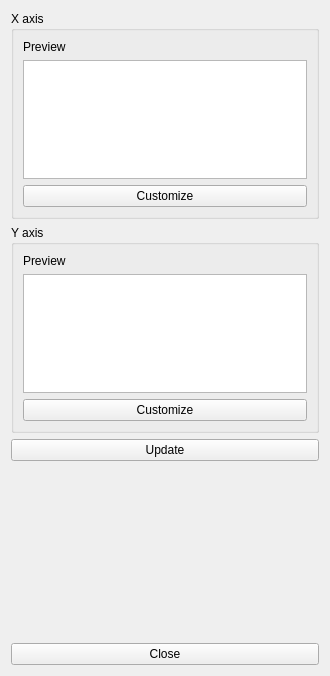
<?xml version="1.0" encoding="UTF-8"?>
<ui version="4.0">
 <class>jitter_plot_panel</class>
 <widget class="QWidget" name="jitter_plot_panel">
  <property name="geometry">
   <rect>
    <x>0</x>
    <y>0</y>
    <width>330</width>
    <height>676</height>
   </rect>
  </property>
  <property name="windowTitle">
   <string>Form</string>
  </property>
  <layout class="QVBoxLayout" name="verticalLayout_3">
   <item>
    <widget class="QGroupBox" name="groupBox">
     <property name="title">
      <string>X axis</string>
     </property>
     <layout class="QVBoxLayout" name="verticalLayout">
      <item>
       <widget class="QLabel" name="label">
        <property name="text">
         <string>Preview</string>
        </property>
       </widget>
      </item>
      <item>
       <widget class="QListWidget" name="x_preview"/>
      </item>
      <item>
       <widget class="QPushButton" name="x_customize">
        <property name="text">
         <string>Customize</string>
        </property>
       </widget>
      </item>
     </layout>
    </widget>
   </item>
   <item>
    <widget class="QGroupBox" name="groupBox_2">
     <property name="title">
      <string>Y axis</string>
     </property>
     <layout class="QVBoxLayout" name="verticalLayout_2">
      <item>
       <widget class="QLabel" name="label_2">
        <property name="text">
         <string>Preview</string>
        </property>
       </widget>
      </item>
      <item>
       <widget class="QListWidget" name="y_preivew"/>
      </item>
      <item>
       <widget class="QPushButton" name="y_customize">
        <property name="text">
         <string>Customize</string>
        </property>
       </widget>
      </item>
     </layout>
    </widget>
   </item>
   <item>
    <widget class="QPushButton" name="update">
     <property name="text">
      <string>Update</string>
     </property>
    </widget>
   </item>
   <item>
    <spacer name="verticalSpacer">
     <property name="orientation">
      <enum>Qt::Vertical</enum>
     </property>
     <property name="sizeHint" stdset="0">
      <size>
       <width>20</width>
       <height>249</height>
      </size>
     </property>
    </spacer>
   </item>
   <item>
    <widget class="QPushButton" name="close">
     <property name="text">
      <string>Close</string>
     </property>
    </widget>
   </item>
  </layout>
 </widget>
 <resources/>
 <connections/>
</ui>
